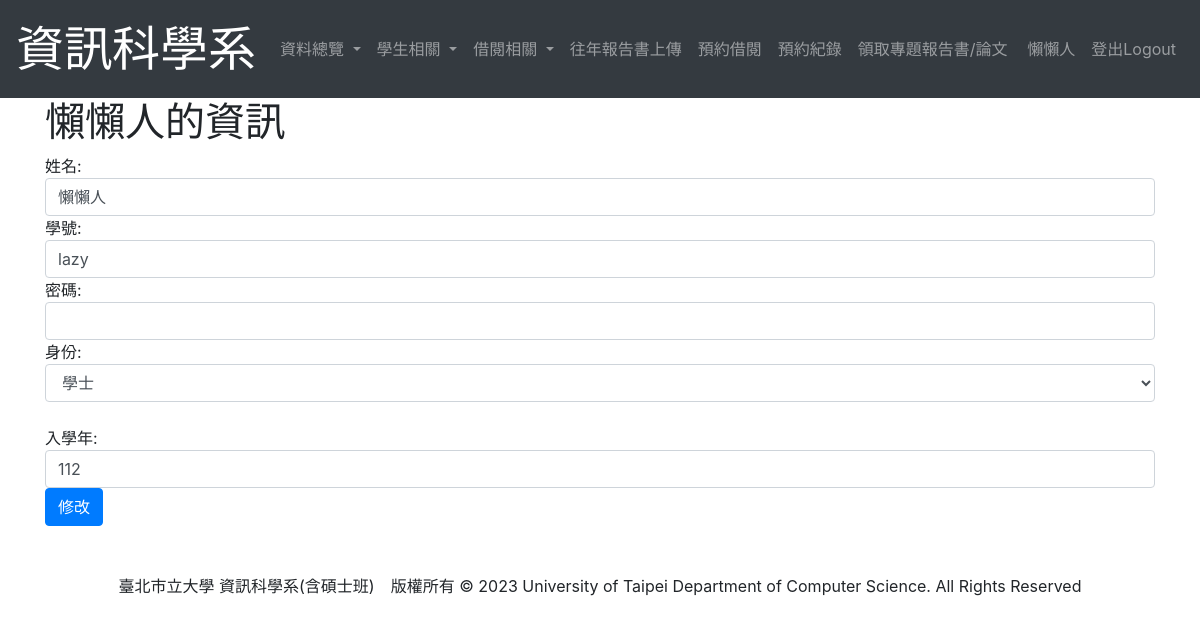
The app's page /ModifyStudentInfo/1 (signed in), older data.
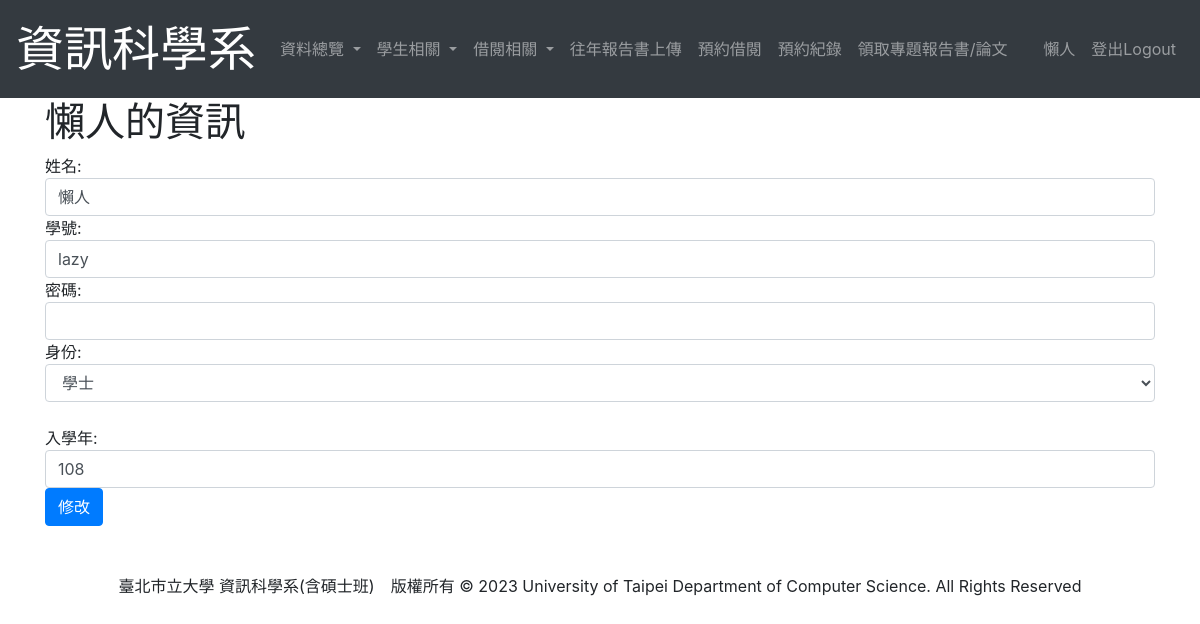
The same page, newer data.
### student/models.py (models this page shows, shortened)
class User(AbstractUser):
    first_name = None
    last_name = None
    username = models.CharField(max_length=15, unique=True, null=True) #帳號
    name = models.CharField(max_length = 12) #姓名
    DEPARTMENT = ((0, '資訊科學系'),
                  (1, '外系'),)
    department = models.IntegerField(choices=DEPARTMENT, null=True, blank=True)
    IDENTITY=((0, '大學部'),
              (1, '管理員'),
              (2, '日間碩士班'),
              (3, '碩士在職專班'),
              (4, '系辦工讀生'))
    identity = models.IntegerField(choices=IDENTITY, default=0)
    enrollYear = models.DecimalField(max_digits = 4, decimal_places = 0, default = timezone.now().year)#入學年
    USER_NAME_FIELD = 'username'
    class Meta:
        ordering = ["username"]
    def get_enrollYear(self):
        return (self.enrollYear - 1911)

### student/views.py (the view, shortened to what this page needs)
# urls.py: path('ModifyStudentInfo/<int:pk>', views.ModifyStudentInfo.as_view(), name='ModifyStudentInfo'),#修改學生資料
class ModifyStudentInfo(LoginRequiredMixin, UpdateView):
    def get(self, request, pk):
        student = User.objects.get(pk=pk)
        context={
            'student': student
        }
        return render(request, 'ModifyStudentInfo.html', context)

### templates/ModifyStudentInfo.html (shortened to what this page needs)
{% extends "layout.html" %}
{% block title %}{{ student.name }}的資訊{% endblock %}
{% block content %}
    <form method = "POST">
        <div>
            姓名:<br>
            <input type="text" name="name" value="{{ student.name }}" class="form-control">
        </div>
        <div>
            學號:<br>
            <input type="text" name="username" value="{{ student.username }}" class="form-control">
        </div>
        <div>
            密碼:<br>
            <input type="password" name="password" class="form-control">
        </div>
        <div>
            身份:
            <select name="identity" value="{{ student.identity }}" class="form-control">
                <option value=0>學士</option>
            </select>
        </div><br>
        <div>
            入學年:<br>
            <input type="number" name="enrollYear" value="{{ student.get_enrollYear }}" class="form-control">
        </div>
        <div>
            <input type="submit" class="btn btn-primary"value="修改">
        </div>
    </form>
{% endblock %}

### templates/layout.html (shortened to what this page needs)
<!DOCTYPE html>
<html lang="en">
<head>
    <link rel="stylesheet" href="https://maxcdn.bootstrapcdn.com/bootstrap/4.0.0/css/bootstrap.min.css">
</head>
<body>
    <nav class="navbar navbar-expand-lg navbar-dark bg-dark">
        <a class="navbar-brand" href="{% url 'Home' %}">
            <font size="20" color="white" face=""標楷體>資訊科學系</font>
        </a>
        <div class="collapse navbar-collapse" id="navbarNav">
            <ul class="navbar-nav mr-auto">
                {% if user and user.is_authenticated %}
                    {% if user.department == 0 %}
                        {% if user.identity == 1 or user.identity == 4 %}
                            <li class="nav-item dropdown">
                                <a class="nav-link dropdown-toggle" href="#" id="navbarDropdown" role="button" data-toggle="dropdown" aria-haspopup="true" aria-expanded="false">
                                    資料總覽
                                </a>
                            </li>
                            {% if user.identity == 1 %}
                                <li class="nav-item dropdown">
                                    <a class="nav-link dropdown-toggle" href="#" id="navbarDropdown" role="button" data-toggle="dropdown" aria-haspopup="true" aria-expanded="false">
                                        學生相關
                                    </a>
                                </li>
                            {% endif %}
                            <li class="nav-item dropdown">
                                <a class="nav-link dropdown-toggle" href="#" id="navbarDropdown" role="button" data-toggle="dropdown" aria-haspopup="true" aria-expanded="false">
                                    借閱相關
                                </a>
                            </li>
                            <li class="nav-item">
                                <a class="nav-link" href="{% url 'HistoryPaperUpdate' %}">往年報告書上傳</a>
                            </li>
                        {% endif %}
                    {% endif %}
                    <li class="nav-item">
                        <a class="nav-link" href="{% url 'BorrowPaper' pk=user.id %}">預約借閱</a>
                    </li>
                    <li class="nav-item">
                        <a class="nav-link" href="{% url 'UserBooking' pk=user.id %}">預約紀錄</a>
                    </li>
                    <li class="nav-item">
                        <a class="nav-link" href="{% url 'GetEntityPaper' %}">領取專題報告書/論文</a>
                    </li>
                {% else %}
                    <a class="nav-link" href="{% url 'Home' %}" style="font-size: x-large;">資訊科學系 學生資料登錄系統</a>
                {% endif %}
            </ul>
            <ul class="navbar-nav">
                {% if user.is_authenticated %}
                <li class="nav-item">
                    <a href="{% url 'EditPassword' pk=user.id %}" class="nav-link">{{ user.name }}</a>
                </li>
                <li class="nav-item">
                    <a class="nav-link" href="{% url 'logout' %}">登出Logout</a>
                </li>
                {% else %}
                <li class="nav-item">
                    <a class="nav-link" href="{% url 'login' %}" style="font-size: x-large;">登入Login</a>
                </li>
                {% endif %}
            </ul>
        </div>
    </nav>
    <div class="container">
        <h1>{% block title %}{% endblock %}</h1>
    </div>
    <div class="container">
        {% block content %}{% endblock %}
    </div>
    <br><br>
    <div class="container" align="center">
        臺北市立大學 資訊科學系(含碩士班)　版權所有 © 2023   University of Taipei Department of Computer Science. All Rights Reserved
    </div>
</body>
</html>

Row changes from the older to the newer data that the page shows:
changed User "lazy": name "懶懶人" → "懶人"; enrollYear "112" → "108"
